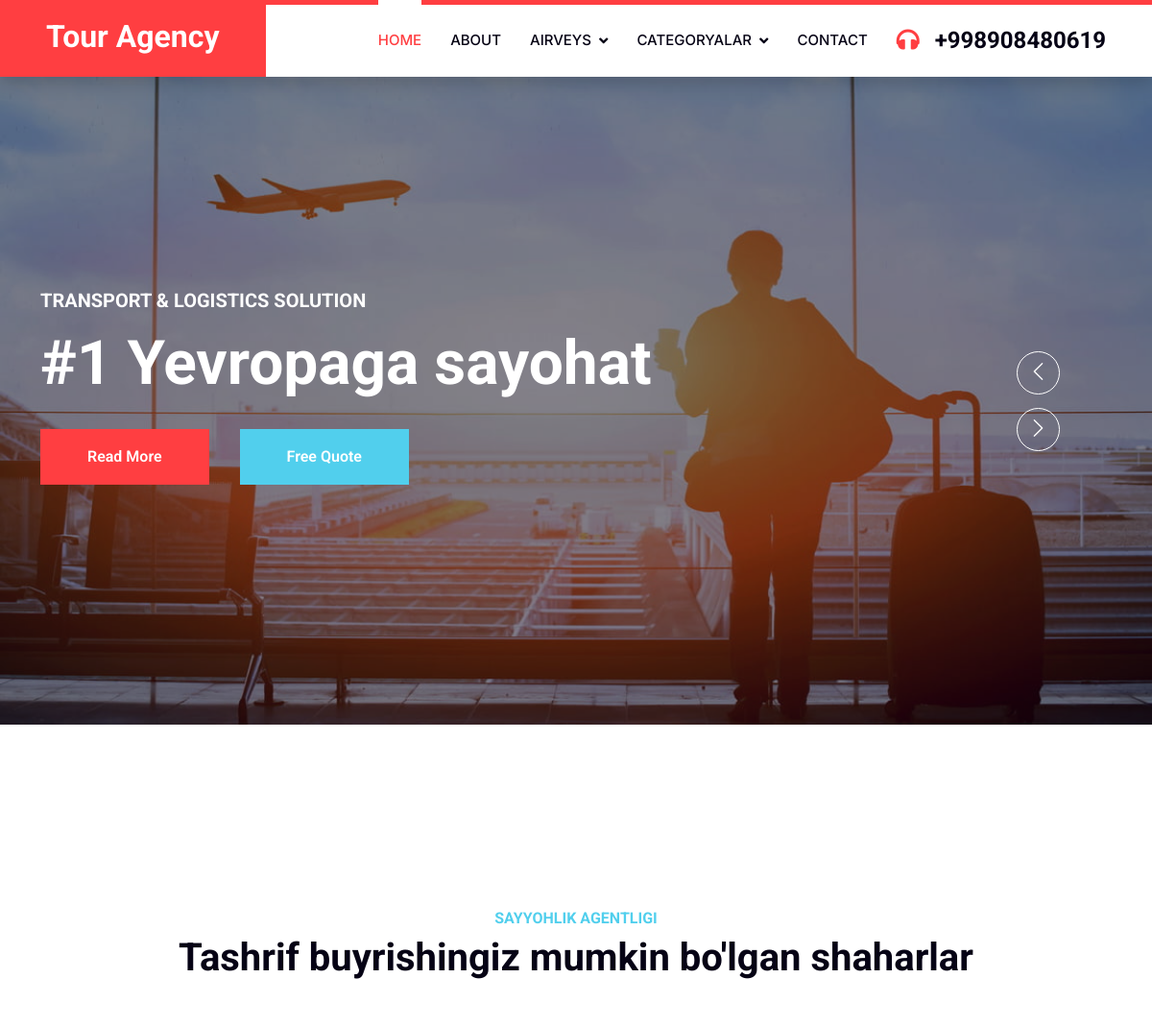
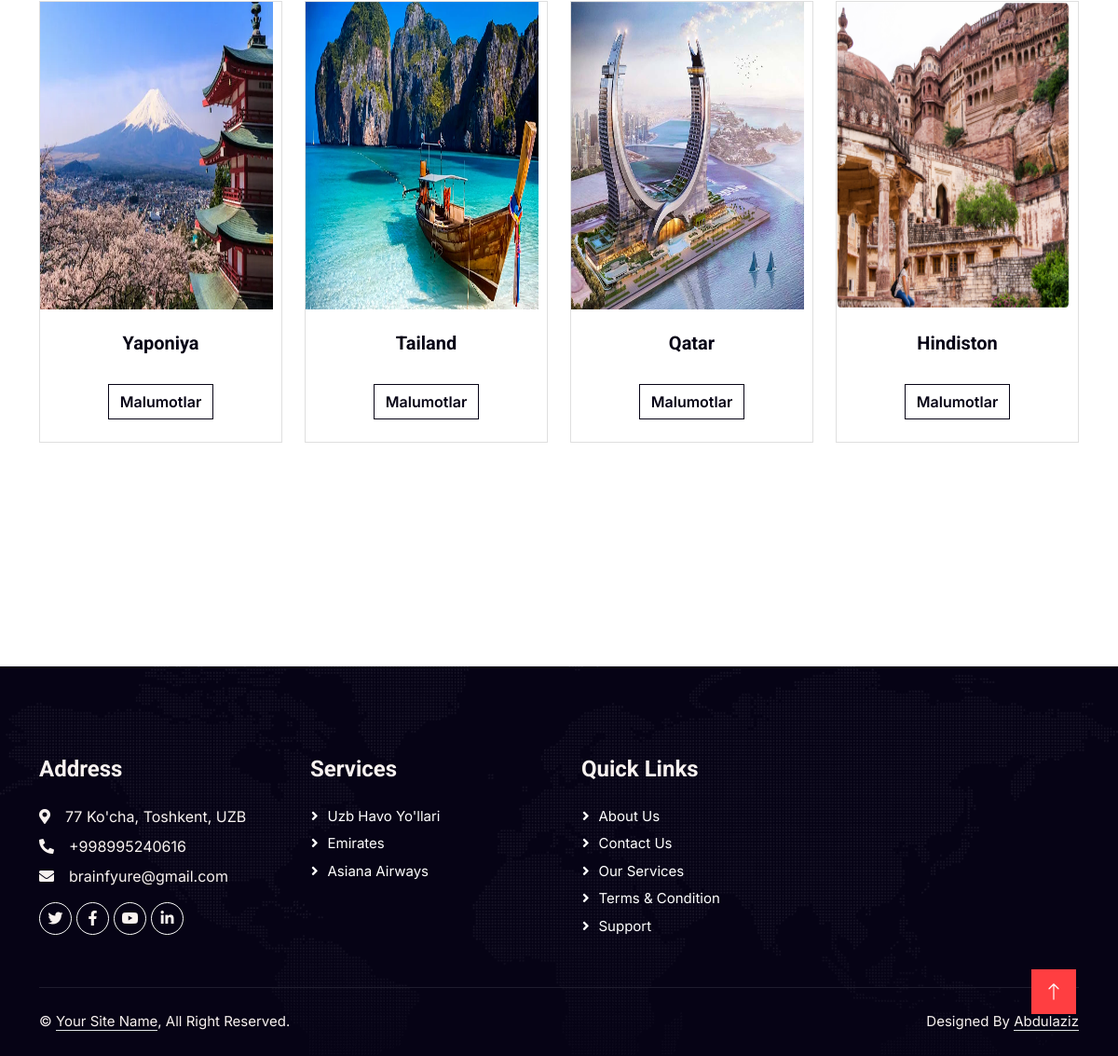
Page /category/1 on the committed database (2 pictures, top to bottom).
### student/models.py (models this page shows, shortened)
class Shaharlar(models.Model):
    name=models.CharField(max_length=255)
    image=models.ImageField(upload_to='shaharlar/')
    text=models.TextField(max_length=900)
    category=models.ForeignKey('Category' ,on_delete=models.CASCADE)
    airveys=models.ManyToManyField('Airveys', blank=True ,null=True)
    class Meta:
        verbose_name = 'shahar'
        verbose_name_plural ='shaharlar'

### student/views.py (the view)
# urls.py: path('category/<int:id>', views.category ,name='category'),
def category(request,id):
    categories = Category.objects.all()
    category=get_object_or_404(Category, pk=id)
    shaharlar=Shaharlar.objects.filter(category=category)
    data={
        'categories':categories,
        'shaharlar':shaharlar
    }
    return render(request, template_name='student/category.html',context=data)

### student/templates/student/category.html
{% extends 'base.html' %}
{% load static %}
{% block content %}
<div class="container-xxl py-5">
    <div class="container py-5">
        <div class="text-center wow fadeInUp" data-wow-delay="0.1s">
            <h6 class="text-secondary text-uppercase">Sayyohlik agentligi</h6>
            <h1 class="mb-5">Tashrif buyrishingiz mumkin bo'lgan shaharlar</h1>
        </div>
        <div class="row g-4">
            {% for shahar in shaharlar %}
                <div class="col mb-5">
                    <div class="card h-100">
                        <img class="card-img-top" src="{{shahar.image.url}}" style="height: 330px;width: 250px;" alt="rasm bor" />
                         <div class="card-body p-4">
                             <div class="text-center">
                                <h5 class="fw-bolder">{{shahar.name}} </h5>
                            </div>
                        </div>
                        <div class="card-footer p-4 pt-0 border-top-0 bg-transparent">
                            <div class="text-center"><a class="btn btn-outline-dark mt-auto" href="#">Malumotlar</a></div>
                        </div>
                    </div>
                </div>
            {% endfor %}
        </div>
    </div>
</div>
{% endblock %}

### templates/base.html (shortened to what this page needs)
<!DOCTYPE html>
{% load static %}
<html lang="en">
<head>
    <link href="https://cdnjs.cloudflare.com/ajax/libs/font-awesome/5.10.0/css/all.min.css" rel="stylesheet">
    <link href="https://cdn.jsdelivr.net/npm/bootstrap-icons@1.4.1/font/bootstrap-icons.css" rel="stylesheet">
    <link href="{% static 'student/lib/animate/animate.min.css' %}" rel="stylesheet">
    <link href="{% static 'student/lib/owlcarousel/assets/owl.carousel.min.css' %}" rel="stylesheet">
    <link href="{% static 'student/css/bootstrap.min.css' %}" rel="stylesheet">
    <link href="{% static 'student/css/style.css' %}" rel="stylesheet">
</head>
<body>
    <nav class="navbar navbar-expand-lg bg-white navbar-light shadow border-top border-5 border-primary sticky-top p-0">
        <a href="index.html" class="navbar-brand bg-primary d-flex align-items-center px-4 px-lg-5">
            <h2 class="mb-2 text-white">Tour Agency</h2>
        </a>
        <div class="collapse navbar-collapse" id="navbarCollapse">
            <div class="navbar-nav ms-auto p-4 p-lg-0">
                <a href="{% url 'index' %}" class="nav-item nav-link active">Home</a>
                <a href="about.html" class="nav-item nav-link">About</a>
                <div class="nav-item dropdown">
                    <a href="#" class="nav-link dropdown-toggle" data-bs-toggle="dropdown">Airveys</a>
                </div>
                <div class="nav-item dropdown">
                    <a href="#" class="nav-link dropdown-toggle" data-bs-toggle="dropdown">Categoryalar</a>
                </div>
                <a href="contact.html" class="nav-item nav-link">Contact</a>
            </div>
            <h4 class="m-0 pe-lg-5 d-none d-lg-block"><i class="fa fa-headphones text-primary me-3"></i>+998908480619</h4>
        </div>
    </nav>
    <div class="container-fluid p-0 pb-5">
        <div class="owl-carousel header-carousel position-relative mb-5">
            <div class="owl-carousel-item position-relative">
                <img class="img-fluid" src="{% static 'student/img/carousel-1.jpg' %}" alt="">
                <div class="position-absolute top-0 start-0 w-100 h-100 d-flex align-items-center" style="background: rgba(6, 3, 21, .5);">
                    <div class="container">
                        <div class="row justify-content-start">
                            <div class="col-10 col-lg-8">
                                <h5 class="text-white text-uppercase mb-3 animated slideInDown">Transport & Logistics Solution</h5>
                                <h1 class="display-3 text-white animated slideInDown mb-4">#1 Yevropaga sayohat </p>
                                <a href="" class="btn btn-primary py-md-3 px-md-5 me-3 animated slideInLeft">Read More</a>
                                <a href="" class="btn btn-secondary py-md-3 px-md-5 animated slideInRight">Free Quote</a>
                            </div>
                        </div>
                    </div>
                </div>
            </div>
        </div>
    </div>
    {% block content %}
    {% endblock %}
    <div class="container-fluid bg-dark text-light footer pt-5 wow fadeIn" data-wow-delay="0.1s" style="margin-top: 6rem;">
        <div class="container py-5">
            <div class="row g-5">
                <div class="col-lg-3 col-md-6">
                    <h4 class="text-light mb-4">Address</h4>
                    <p class="mb-2"><i class="fa fa-map-marker-alt me-3"></i>77 Ko'cha, Toshkent, UZB</p>
                    <p class="mb-2"><i class="fa fa-phone-alt me-3"></i>+998995240616</p>
                    <p class="mb-2"><i class="fa fa-envelope me-3"></i>brainfyure@gmail.com</p>
                    <div class="d-flex pt-2">
                        <a class="btn btn-outline-light btn-social" href=""><i class="fab fa-twitter"></i></a>
                        <a class="btn btn-outline-light btn-social" href=""><i class="fab fa-facebook-f"></i></a>
                        <a class="btn btn-outline-light btn-social" href=""><i class="fab fa-youtube"></i></a>
                        <a class="btn btn-outline-light btn-social" href=""><i class="fab fa-linkedin-in"></i></a>
                    </div>
                </div>
                <div class="col-lg-3 col-md-6">
                    <h4 class="text-light mb-4">Services</h4>
                    <a class="btn btn-link" href="">Uzb Havo yo'llari</a>
                    <a class="btn btn-link" href="">Emirates</a>
                    <a class="btn btn-link" href="">Asiana Airways</a>
                </div>
                <div class="col-lg-3 col-md-6">
                    <h4 class="text-light mb-4">Quick Links</h4>
                    <a class="btn btn-link" href="">About Us</a>
                    <a class="btn btn-link" href="">Contact Us</a>
                    <a class="btn btn-link" href="">Our Services</a>
                    <a class="btn btn-link" href="">Terms & Condition</a>
                    <a class="btn btn-link" href="">Support</a>
                </div>
            </div>
        </div>
        <div class="container">
            <div class="copyright">
                <div class="row">
                    <div class="col-md-6 text-center text-md-start mb-3 mb-md-0">
                        &copy; <a class="border-bottom" href="#">Your Site Name</a>, All Right Reserved.
                    </div>
                    <div class="col-md-6 text-center text-md-end">
                        Designed By <a class="border-bottom" href="https://htmlcodex.com">Abdulaziz</a>
                    </div>
                </div>
            </div>
        </div>
    </div>
    <a href="#" class="btn btn-lg btn-primary btn-lg-square rounded-0 back-to-top"><i class="bi bi-arrow-up"></i></a>
</body>
</html>

### student/static/student/css/style.css (style rules this page uses)
:root { --primary: #FF3E41; --secondary: #51CFED; --light: #F8F2F0; --dark: #060315; }
.back-to-top { position: fixed; display: none; right: 45px; bottom: 45px; z-index: 99; }
.btn { font-weight: 600; transition: .5s; }
.btn.btn-primary, .btn.btn-secondary { color: #FFFFFF; }
.btn-lg-square { width: 48px; height: 48px; }
.btn-square, .btn-sm-square, .btn-lg-square { padding: 0; display: flex; align-items: center; justify-content: center; font-weight: normal; }
.navbar .dropdown-toggle::after { border: none; content: "\f107"; font-family: "Font Awesome 5 Free"; font-weight: 900; vertical-align: middle; margin-left: 8px; }
.navbar-light .navbar-nav .nav-link { position: relative; margin-right: 30px; padding: 25px 0; color: #FFFFFF; font-size: 15px; text-transform: uppercase; outline: none; }
.navbar-light .navbar-nav .nav-link:hover, .navbar-light .navbar-nav .nav-link.active { color: var(--primary); }
.navbar-light .navbar-brand, .navbar-light a.btn { height: 75px; }
.navbar-light .navbar-nav .nav-link { color: var(--dark); font-weight: 500; }
.navbar-light.sticky-top { top: -100px; transition: .5s; }
@media (min-width: 992px) { .navbar-light .navbar-nav .nav-link::before { position: absolute; content: ""; width: 0; height: 5px; top: -6px; left: 50%; background: #FFFFFF; transition: .5s; } }
@media (min-width: 992px) { .navbar-light .navbar-nav .nav-link:hover::before, .navbar-light .navbar-nav .nav-link.active::before { width: 100%; left: 0; } }
.footer { background: linear-gradient(rgba(6, 3, 21, .5), rgba(6, 3, 21, .5)), url(../img/map.png) center center no-repeat; background-size: cover; }
.footer .btn.btn-social { margin-right: 5px; width: 35px; height: 35px; display: flex; align-items: center; justify-content: center; color: var(--light); border: 1px solid #FFFFFF; border-radius: 35px; transition: .3s; }
.footer .btn.btn-link { display: block; margin-bottom: 5px; padding: 0; text-align: left; color: #FFFFFF; font-size: 15px; font-weight: normal; text-transform: capitalize; transition: .3s; }
.footer .btn.btn-link::before { position: relative; content: "\f105"; font-family: "Font Awesome 5 Free"; font-weight: 900; margin-right: 10px; }
.footer .copyright { padding: 25px 0; font-size: 15px; border-top: 1px solid rgba(256, 256, 256, .1); }
.footer .copyright a { color: var(--light); }

### rows in the picture
Shaharlar: image (picture), name "Yaponiya"
Shaharlar: image (picture), name "Tailand"
Shaharlar: image (picture), name "Qatar"
Shaharlar: image (picture), name "Hindiston"
